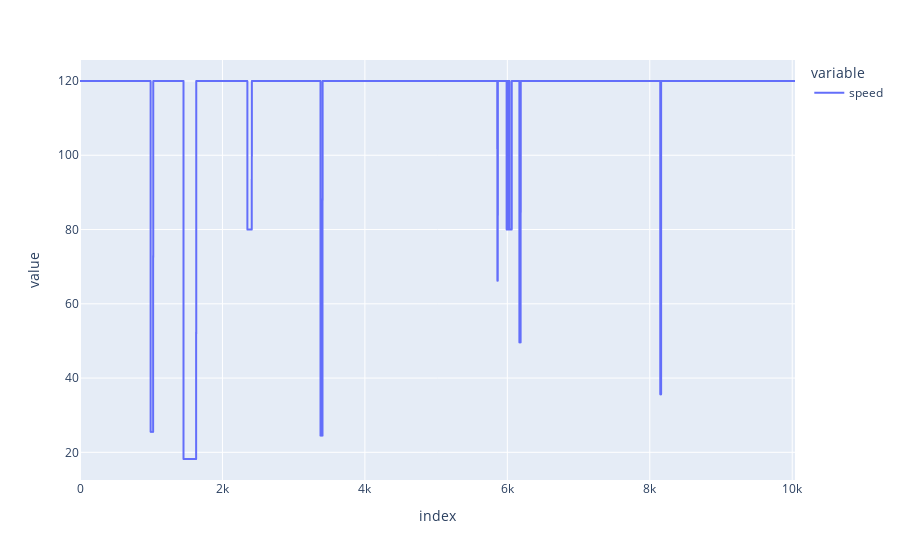

Notebook code for this chart:
### Code cell
import plotly.express as px
px.line(route_df["speed"])

### Figure 1 — Plotly figure (JSON) as saved in the notebook; plotly's stock layout.template omitted (floating-point values rounded to 4 significant figures; data arrays with more than 128 entries replaced by an {"elided": "..."} marker saying what was removed)
{"data": [{"hovertemplate": "variable=speed<br>index=%{x}<br>value=%{y}<extra></extra>", "legendgroup": "speed", "line": {"color": "#636efa", "dash": "solid"}, "marker": {"symbol": "circle"}, "mode": "lines", "name": "speed", "showlegend": true, "type": "scattergl", "x": {"elided": "10040 int values"}, "xaxis": "x", "y": {"elided": "10040 float values"}, "yaxis": "y"}], "layout": {"legend": {"title": {"text": "variable"}, "tracegroupgap": 0}, "margin": {"t": 60}, "xaxis": {"anchor": "y", "domain": [0, 1], "title": {"text": "index"}}, "yaxis": {"anchor": "x", "domain": [0, 1], "title": {"text": "value"}}}}
